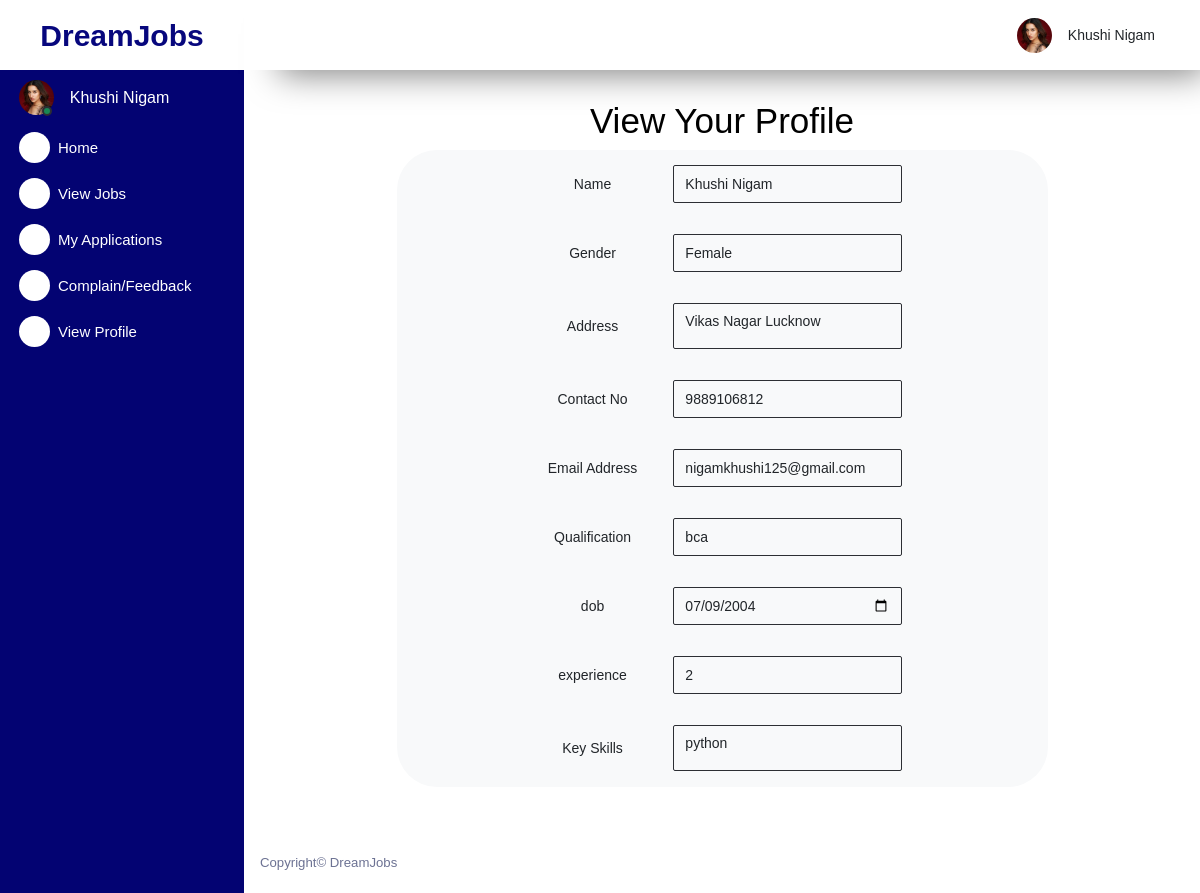
/jsapp/viewprofile/ (signed in), run on the app's committed database.
### jobapp/models.py (models this page shows)
class JobSeeker(models.Model):
    profilepic=models.FileField(upload_to='',default="pic")
    name=models.CharField( max_length=50)
    gender=models.CharField(max_length=6)
    address=models.TextField()
    contactno=models.CharField(max_length=15)
    emailaddress=models.EmailField(max_length=50,primary_key=True)
    dob=models.CharField(max_length=20)
    qualification=models.CharField(max_length=100)
    experience=models.CharField(max_length=20)
    keyskills=models.TextField()
    regdate=models.CharField(max_length=30)

### jsapp/views.py (the view, shortened to what this page needs)
# urls.py: path('viewprofile/',views.viewprofile,name='viewprofile'),
@cache_control(no_cache=True, must_revalidate=True,no_store=True)
def viewprofile(request):
        if request.session["username"]!=None:
            username=request.session["username"]
            jobseek=JobSeeker.objects.get(emailaddress=username)
            return render(request,"viewprofile.html",locals())

### jsapp/templates/viewprofile.html (shortened to what this page needs)
{% extends "jsparent.html" %}
{% block body %}
    <div class="row w-75 text-center mx-auto">
        <div class="col-sm-12 text-center">
            <h1 style="text-align:center;">View Your Profile</h1>
            <form method="post" class="form-group bg-light text-dark text-center mx-auto" style="
            border-radius: 40px;">
                <table class="table text-dark bg-light mx-auto" style="width:60%; margin:auto; border:transparent">
                <tr>
                    <td>Name</td>
                    <td>
                        <input type="text" name="name" value="{{jobseek.name}}" class="form-control bg-light text-dark"/>
                    </td>
                </tr>
                <tr>
                    <td>Gender</td>
                    <td>
                        <input type="text" name="gender" value="{{jobseek.gender}}" class="form-control bg-light text-dark"/>
                    </td>
                </tr>
                <tr>
                    <td>Address</td>
                    <td><textarea name="address" class="form-control bg-light text-dark">{{jobseek.address}}</textarea></td>
                </tr>
                <tr>
                    <td>Contact No</td>
                    <td>
                    <input type="text" name="contactno" value="{{jobseek.contactno}}" class="form-control bg-light text-dark"/>
                    </td>
                </tr>
                <tr>
                    <td>Email Address</td>
                    <td>
                    <input type="email" name="emailaddress" value="{{jobseek.emailaddress}}" class="form-control bg-light text-dark" readonly/>
                    </td>
                </tr>
                <tr>
                    <td>Qualification</td>
                    <td>
                    <input type="text" name="qualification" value="{{jobseek.qualification}}" class="form-control bg-light text-dark" />
                    </td>
                </tr>
                <tr>
                    <td>dob</td>
                    <td>
                    <input type="date" name="dob" value="{{jobseek.dob}}" class="form-control bg-light text-dark"/>
                    </td>
                </tr>
                <tr>
                    <td>experience</td>
                    <td>
                    <input type="text" name="experience" value="{{jobseek.experience}}" class="form-control bg-light text-dark" />
                    </td>
                </tr>
                <tr>
                    <td>Key Skills</td>
                    <td><textarea name="keyskills" class="form-control bg-light text-dark">{{jobseek.keyskills}}</textarea></td>
                </tr>
                </table>
            </form>
        </div>
    </div>
{% endblock body %}

### jsapp/templates/jsparent.html (shortened to what this page needs)
<!DOCTYPE html>
<html lang="en">
    {% load static %}
<head>
    <link rel="stylesheet" href="{% static 'assets/vendors/mdi/css/materialdesignicons.min.css' %}">
    <link rel="stylesheet" href="{% static 'assets/vendors/css/vendor.bundle.base.css' %}">
    <link rel="stylesheet" href="{% static 'assets/vendors/jvectormap/jquery-jvectormap.css' %}">
    <link rel="stylesheet" href="{% static 'assets/vendors/flag-icon-css/css/flag-icon.min.css' %}">
    <link rel="stylesheet" href="{% static 'assets/vendors/owl-carousel-2/owl.carousel.min.css' %}">
    <link rel="stylesheet" href="{% static 'assets/vendors/owl-carousel-2/owl.theme.default.min.css' %}">
    <link rel="stylesheet" href="{% static 'assets/css/style.css' %}">
    <link rel="stylesheet" href="https://cdnjs.cloudflare.com/ajax/libs/font-awesome/6.6.0/css/brands.min.css" />
<link rel="stylesheet" href="https://cdnjs.cloudflare.com/ajax/libs/font-awesome/6.5.2/css/all.min.css" />
</head>
<body>
    <div class="container-scroller">
      <nav class="sidebar sidebar-offcanvas" id="sidebar" style="background-color:  rgb(3, 3, 114);; color: white;">
          <div class="sidebar-brand-wrapper d-none d-lg-flex align-items-center justify-content-center fixed-top " style="background-color:  #ffffff;">
           <a href="{%url 'jsapp:jshome' %}" style="text-decoration: none;"><span style="color: rgb(7, 7, 125); font-weight: 600; font-size: 30px;">DreamJobs</span></a>
          </div>
          <ul class="nav" style="color: white;">
            <li class="nav-item profile">
              <div class="profile-desc">
                <div class="profile-pic">
                  <div class="count-indicator">
                    <img class="img-xs rounded-circle " src="{{jobseek.profilepic.url}}" alt="">
                    <span class="count bg-success"></span>
                  </div>
                  <div class="profile-name">
                  <a href="{% url 'jsapp:jshome' %}" style="text-decoration: none; color: white;"><h5 class="mb-0 font-weight-normal">{{jobseek.name}}</h5> </a>
                  </div>
                </div>
                <a href="#" id="profile-dropdown" data-bs-toggle="dropdown"><i class="mdi mdi-dots-vertical" style="color: white;"></i></a>
              </div>
            </li>
            <li class="nav-item menu-items">
              <a class="nav-link" href="{% url 'jsapp:jshome' %}">
                <span class="menu-icon rounded-circle" style="background-color: white;">
                  <i class="mdi mdi-speedometer" style="background-color: white;"></i>
                </span>
                <span class="menu-title" style="color: white;">Home</span>
              </a>
            </li>
            <li class="nav-item menu-items">
              <a class="nav-link" href="{% url 'jsapp:viewjobs' %}">
                <span class="menu-icon rounded-circle" style="background-color: white;">
                  <i class="mdi mdi-speedometer" style="background-color: white;"></i>
                </span>
                <span class="menu-title" style="color: white;">View Jobs</span>
              </a>
            </li>
           <li class="nav-item menu-items">
              <a class="nav-link" href="{%url 'jsapp:appliedjobs' %}">
                <span class="menu-icon" style="background-color: white;">
                  <i class="mdi mdi-playlist-play" style="background-color: white;"></i>
                </span>
                <span class="menu-title" style="color: white;">My Applications</span>
              </a>
            </li>
            <li class="nav-item menu-items">
              <a class="nav-link" href="{% url 'jsapp:response' %}">
                <span class="menu-icon" style="background-color: white;">
                  <i class="mdi mdi-playlist-play" style="background-color: white;"></i>
                </span>
                <span class="menu-title" style="color: white;">Complain/Feedback</span>
              </a>
            </li>
            <li class="nav-item menu-items">
              <a class="nav-link" href="{% url 'jsapp:viewprofile' %}">
                <span class="menu-icon" style="background-color: white;">
                  <i class="mdi mdi-playlist-play" style="background-color: white;"></i>
                </span>
                <span class="menu-title" style="color: white;">View Profile</span>
              </a>
            </li>
          </ul>
        </nav>
        <div class="container-fluid page-body-wrapper">
          <nav class="navbar p-0 fixed-top d-flex flex-row" style="background-color: rgb(255, 255, 255);">
            <div class="navbar-menu-wrapper flex-grow d-flex align-items-stretch">
              <button class="navbar-toggler navbar-toggler align-self-center" type="button" data-toggle="minimize">
                <span class="mdi mdi-menu"></span>
              </button>
              <ul class="navbar-nav navbar-nav-right">
                <li class="nav-item dropdown">
                  <a class="nav-link" id="profileDropdown" href="#" data-bs-toggle="dropdown">
                    <div class="navbar-profile">
                      <img class="img-xs rounded-circle" src="{{jobseek.profilepic.url}}" alt="">
                      <p class="mb-0 d-none d-sm-block navbar-profile-name text-dark">{{jobseek.name}}</p>
                      <i class="mdi mdi-menu-down d-none d-sm-block"></i>
                    </div>
                  </a>
                </li>
              </ul>
            </div>
          </nav>
          <div class="main-panel" style="background-color: white;">
            <div class="content-wrapper" style="background-color: white; color: black;">
              {% block body %}
              {% endblock body %}
            </div>
            <footer class="footer" style="background-color: #ffffff; color: #000;">
              <div class="d-sm-flex justify-content-center justify-content-sm-between">
                <span class="text-muted d-block text-center text-sm-left d-sm-inline-block">Copyright© DreamJobs</span>
              </div>
            </footer>
          </div>
        </div>
      </div>
</body>
</html>

### data on the page
JobSeeker: profilepic (picture), name "Khushi Nigam", gender "Female", address "Vikas Nagar Lucknow", contactno "9889106812", emailaddress "nigamkhushi125@gmail.com", qualification "bca", dob "07/09/2004", experience "2", keyskills "python"
